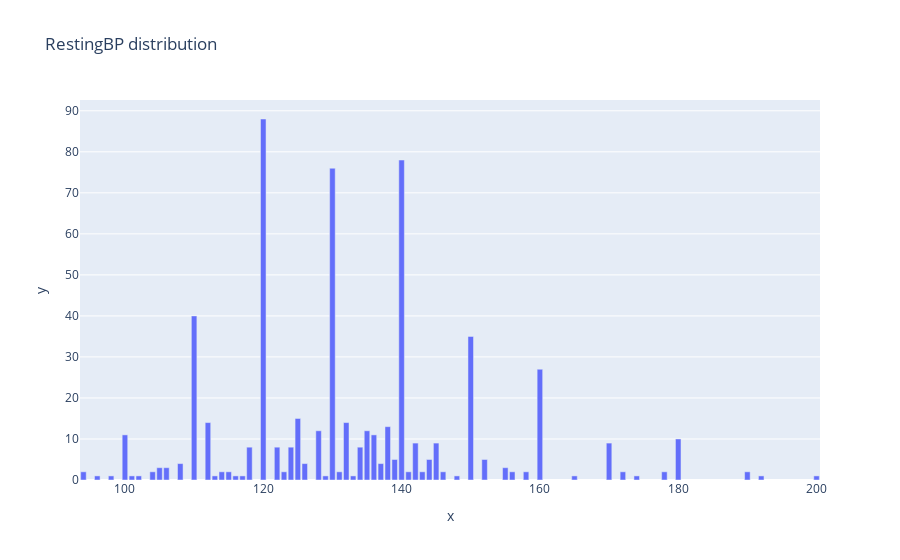

Notebook code for this chart:
### Code cell
# RestingBP distribution
RestingBP_counts = train_val_split['RestingBP'].value_counts()
fig_RestingBP = px.bar(x=RestingBP_counts.index, y=RestingBP_counts.values, title='RestingBP distribution')
fig_RestingBP.show()

### Figure 1 — Plotly figure (JSON) as saved in the notebook; plotly's stock layout.template omitted (floating-point values rounded to 4 significant figures)
{"data": [{"alignmentgroup": "True", "hovertemplate": "x=%{x}<br>y=%{y}<extra></extra>", "legendgroup": "", "marker": {"color": "#636efa", "pattern": {"shape": ""}}, "name": "", "offsetgroup": "", "orientation": "v", "showlegend": false, "textposition": "auto", "type": "bar", "x": [120, 140, 130, 110, 150, 160, 125, 132, 112, 138, 135, 128, 100, 136, 180, 145, 170, 142, 124, 122, 118, 134, 144, 152, 139, 126, 108, 137, 106, 105, 155, 104, 178, 94, 114, 156, 146, 158, 172, 141, 115, 143, 131, 123, 190, 102, 129, 192, 117, 200, 165, 133, 116, 174, 101, 96, 113, 98, 148], "xaxis": "x", "y": [88, 78, 76, 40, 35, 27, 15, 14, 14, 13, 12, 12, 11, 11, 10, 9, 9, 9, 8, 8, 8, 8, 5, 5, 5, 4, 4, 4, 3, 3, 3, 2, 2, 2, 2, 2, 2, 2, 2, 2, 2, 2, 2, 2, 2, 1, 1, 1, 1, 1, 1, 1, 1, 1, 1, 1, 1, 1, 1], "yaxis": "y"}], "layout": {"barmode": "relative", "legend": {"tracegroupgap": 0}, "title": {"text": "RestingBP distribution"}, "xaxis": {"anchor": "y", "domain": [0, 1], "title": {"text": "x"}}, "yaxis": {"anchor": "x", "domain": [0, 1], "title": {"text": "y"}}}}
